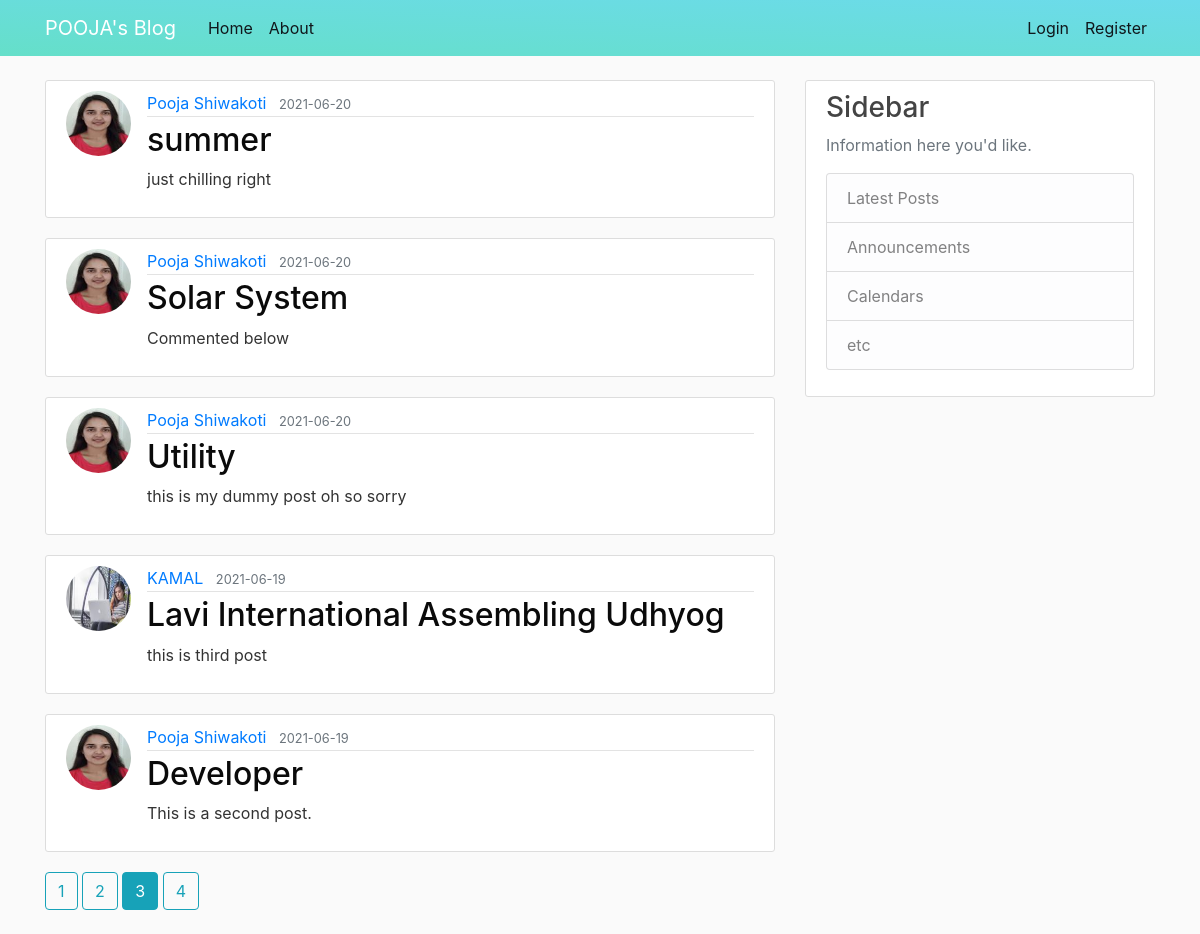
Screenshot of /home?page=3 with the database file from the repository.
### flaskblog/models.py (models this page shows, shortened)
class Post(db.Model):
    id = db.Column(db.Integer, primary_key=True)
    title = db.Column(db.String(100), nullable=False)
    date_posted = db.Column(db.DateTime, nullable=False, default=datetime.utcnow)
    content = db.Column(db.Text, nullable=False)
    user_id = db.Column(db.Integer, db.ForeignKey('user.id'), nullable=False)

class User(db.Model, UserMixin):
    id = db.Column(db.Integer, primary_key=True)
    username = db.Column(db.String(20), unique=True, nullable=False)
    email = db.Column(db.String(120), unique=True, nullable=False)
    image_file = db.Column(db.String(20), nullable=False, default='default.jpg')
    password = db.Column(db.String(60), nullable=False)
    posts = db.relationship('Post', backref='author', lazy=True)

### flaskblog/routes.py (the view)
@app.route("/")
@app.route("/home")
def home():
    page = request.args.get('page', 1, type = int)
    posts = Post.query.order_by(Post.date_posted.desc()).paginate(page= page, per_page=5)
    return render_template('home.html', posts=posts)

### flaskblog/templates/home.html
{% extends "layout.html" %}
{% block content %}
    {% for post in posts.items %}
        <article class="media content-section">
          <img class="rounded-circle article-img" src="{{ url_for('static', filename='images/' + post.author.image_file) }}">
          <div class="media-body">
            <div class="article-metadata">
              <a class="mr-2" href="{{ url_for('user_posts', username=post.author.username) }}">{{ post.author.username }}</a>
              <small class="text-muted">{{ post.date_posted.strftime('%Y-%m-%d') }}</small>
            </div>
            <h2><a class="article-title" href="{{ url_for('post', post_id=post.id) }}">{{ post.title }}</a></h2>
            <p class="article-content">{{ post.content }}</p>
          </div>
        </article>
    {% endfor %}
    {% for page_num in posts.iter_pages(left_edge=1, right_edge=1, left_current=1, right_current=2) %}
      {% if page_num %}
        {% if posts.page == page_num %}
          <a class="btn btn-info mb-4" href="{{ url_for('home', page=page_num) }}">{{ page_num }}</a>
        {% else %}
          <a class="btn btn-outline-info mb-4" href="{{ url_for('home', page=page_num) }}">{{ page_num }}</a>
        {% endif %}
      {% else %}
        ...
      {% endif %}
    {% endfor %}
{% endblock content %}

### flaskblog/static/main.css (style rules this page uses)
body { background: #fafafa; color: #333333; margin-top: 5rem; }
h1, h2, h3, h4, h5, h6 { color: #444444; }
.content-section { background: #ffffff; padding: 10px 20px; border: 1px solid #dddddd; border-radius: 3px; margin-bottom: 20px; }
.article-title { color: #0a0a0a; }
.article-content { white-space: pre-line; }
.article-img { height: 65px; width: 65px; margin-right: 16px; }
.article-metadata { padding-bottom: 1px; margin-bottom: 4px; border-bottom: 1px solid #e3e3e3 }

### rows the page displays
Post: image_file (picture), author.username "Pooja Shiwakoti", date_posted "2021-06-20", title "summer", content "just chilling right"
Post: image_file (picture), author.username "Pooja Shiwakoti", date_posted "2021-06-20", title "Solar System", content "Commented below"
Post: image_file (picture), author.username "Pooja Shiwakoti", date_posted "2021-06-20", title "Utility", content "this is my dummy post oh so sorry"
Post: image_file (picture), author.username "KAMAL", date_posted "2021-06-19", title "Lavi International Assembling Udhyog", content "this is third post"
Post: image_file (picture), author.username "Pooja Shiwakoti", date_posted "2021-06-19", title "Developer", content "This is a second post."

### other values shown
{{ page_num }} "1" "2" "4"
{{ page_num }} "3"
